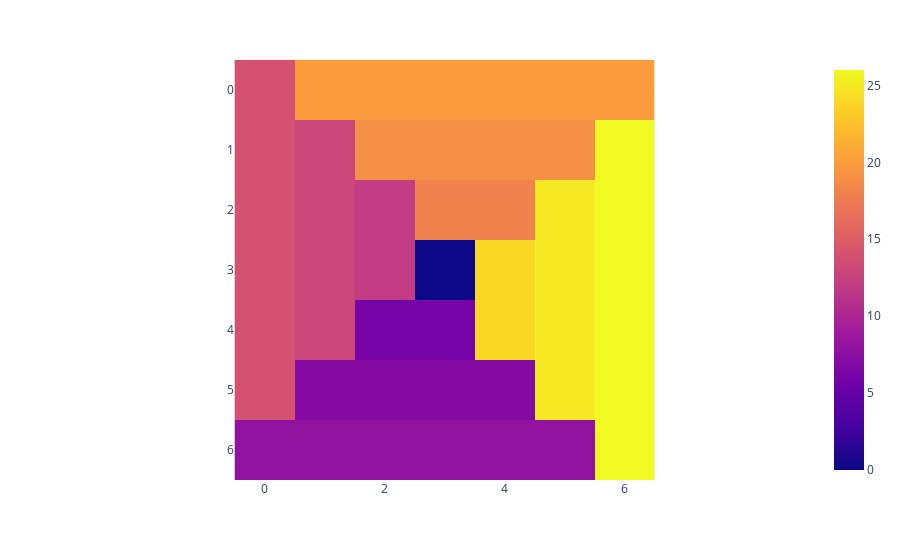

Notebook source saved alongside this figure:
### Code cell
RADIUS = 3
SIDE = 1 + 2 * RADIUS

mask = np.zeros((SIDE, SIDE))
mask[RADIUS][RADIUS] = 0

def rotate_ij(direction, i, j):
  match direction:
    case 0: return (i,  j)
    case 1: return (j,  -i)
    case 2: return (-i, -j)
    case 3: return (-j, i)

for direction in range(4):
  for i in range(1, RADIUS+1):
    for j in range(-i, +i):
      ii, jj = rotate_ij(direction, i, j)
      mask[RADIUS + ii][RADIUS + jj] = 5 + direction * 6 + i

px.imshow(mask)

### Figure 1 — Plotly figure (JSON) as saved in the notebook; plotly's stock layout.template omitted (floating-point values rounded to 4 significant figures)
{"data": [{"coloraxis": "coloraxis", "hovertemplate": "x: %{x}<br>y: %{y}<br>color: %{z}<extra></extra>", "name": "0", "type": "heatmap", "xaxis": "x", "yaxis": "y", "z": [[14.0, 20.0, 20.0, 20.0, 20.0, 20.0, 20.0], [14.0, 13.0, 19.0, 19.0, 19.0, 19.0, 26.0], [14.0, 13.0, 12.0, 18.0, 18.0, 25.0, 26.0], [14.0, 13.0, 12.0, 0.0, 24.0, 25.0, 26.0], [14.0, 13.0, 6.0, 6.0, 24.0, 25.0, 26.0], [14.0, 7.0, 7.0, 7.0, 7.0, 25.0, 26.0], [8.0, 8.0, 8.0, 8.0, 8.0, 8.0, 26.0]]}], "layout": {"coloraxis": {"colorscale": [[0, "#0d0887"], [0.1111, "#46039f"], [0.2222, "#7201a8"], [0.3333, "#9c179e"], [0.4444, "#bd3786"], [0.5556, "#d8576b"], [0.6667, "#ed7953"], [0.7778, "#fb9f3a"], [0.8889, "#fdca26"], [1, "#f0f921"]]}, "margin": {"t": 60}, "xaxis": {"anchor": "y", "constrain": "domain", "domain": [0, 1], "scaleanchor": "y"}, "yaxis": {"anchor": "x", "autorange": "reversed", "constrain": "domain", "domain": [0, 1]}}}
